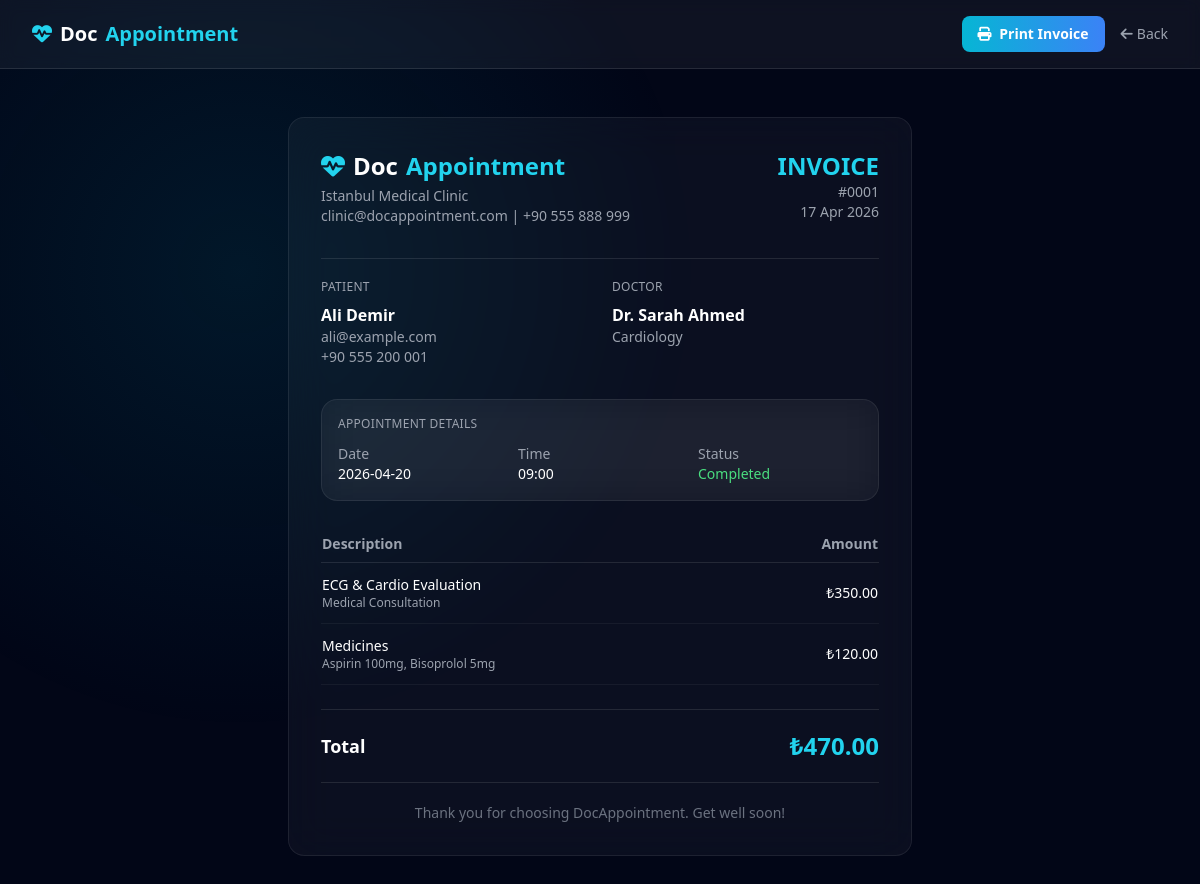
The app's page /invoice/1 (signed in) with its own data.
### app.py (models this page shows, shortened)
class Appointment(db.Model):
    __tablename__ = "appointments"
    id         = db.Column(db.Integer, primary_key=True)
    patient_id = db.Column(db.Integer, db.ForeignKey("users.id"), nullable=False)
    doctor_id  = db.Column(db.Integer, db.ForeignKey("doctors.id"), nullable=False)
    appt_date  = db.Column(db.String(20), nullable=False)
    appt_time  = db.Column(db.String(10), nullable=False)
    status     = db.Column(db.String(20), default="pending")
    notes      = db.Column(db.Text, default="")
    created_at = db.Column(db.DateTime, default=datetime.utcnow)
    invoice    = db.relationship("Invoice", backref="appointment", uselist=False, lazy=True)

class Invoice(db.Model):
    __tablename__ = "invoices"
    id             = db.Column(db.Integer, primary_key=True)
    appointment_id = db.Column(db.Integer, db.ForeignKey("appointments.id"), nullable=False)
    treatment      = db.Column(db.String(200), default="General Consultation")
    medicines      = db.Column(db.String(300), default="")
    consultation   = db.Column(db.Float, default=0.0)
    medicine_cost  = db.Column(db.Float, default=0.0)
    total_cost     = db.Column(db.Float, default=0.0)
    created_at     = db.Column(db.DateTime, default=datetime.utcnow)

class User(db.Model):
    __tablename__ = "users"
    id            = db.Column(db.Integer, primary_key=True)
    name          = db.Column(db.String(120), nullable=False)
    email         = db.Column(db.String(120), unique=True, nullable=False)
    password_hash = db.Column(db.String(256), nullable=False)
    phone         = db.Column(db.String(20))
    dob           = db.Column(db.String(20))
    gender        = db.Column(db.String(10))
    role          = db.Column(db.String(10), default="patient")
    created_at    = db.Column(db.DateTime, default=datetime.utcnow)
    appointments   = db.relationship("Appointment", foreign_keys="Appointment.patient_id", backref="patient", lazy=True)
    doctor_profile = db.relationship("Doctor", backref="user", uselist=False, lazy=True)

class Doctor(db.Model):
    __tablename__ = "doctors"
    id             = db.Column(db.Integer, primary_key=True)
    user_id        = db.Column(db.Integer, db.ForeignKey("users.id"), nullable=False)
    specialty      = db.Column(db.String(100), nullable=False)
    bio            = db.Column(db.Text, default="")
    available_days = db.Column(db.String(100), default="Mon,Tue,Wed,Thu,Fri")
    image_url      = db.Column(db.String(255), default="")
    appointments   = db.relationship("Appointment", foreign_keys="Appointment.doctor_id", backref="doctor", lazy=True)

### app.py (the view)
@app.route("/invoice/<int:appt_id>")
@login_required
def invoice(appt_id):
    appt = Appointment.query.get_or_404(appt_id)
    if session["user_id"] != appt.patient_id and session.get("role") not in ("admin", "doctor"):
        flash("Not authorized.", "danger")
        return redirect(url_for("dashboard"))
    inv = appt.invoice
    return render_template("invoice.html", appointment=appt, invoice=inv)

### app.py (called while the page is built)
def login_required(f):
    @wraps(f)
    def decorated(*args, **kwargs):
        if "user_id" not in session:
            flash("Please log in to continue.", "warning")
            return redirect(url_for("login"))
        return f(*args, **kwargs)
    return decorated

### templates/invoice.html (shortened to what this page needs)
<!DOCTYPE html>
<html lang="en">
<head>
<script src="https://cdn.tailwindcss.com"></script>
<link rel="stylesheet" href="https://cdnjs.cloudflare.com/ajax/libs/font-awesome/6.5.0/css/all.min.css">
</head>
<body>
<nav class="px-8 py-4 flex justify-between items-center bg-white/5 backdrop-blur border-b border-white/10 no-print">
    <a href="{{ url_for('index') }}" class="flex items-center gap-2 text-xl font-bold">
        <i class="fa-solid fa-heart-pulse text-cyan-400"></i>
        Doc<span class="text-cyan-400">Appointment</span>
    </a>
    <div class="flex gap-4 text-sm">
        <button onclick="window.print()"
                class="px-4 py-2 rounded-lg bg-gradient-to-r from-cyan-500 to-blue-500 text-white font-semibold hover:opacity-90 transition">
            <i class="fa-solid fa-print mr-1"></i> Print Invoice
        </button>
        <a href="{{ url_for('dashboard') }}" class="text-gray-400 hover:text-white flex items-center gap-1">
            <i class="fa-solid fa-arrow-left"></i> Back
        </a>
    </div>
</nav>
<main class="max-w-2xl mx-auto px-6 py-12">
    <div class="glass p-8">
        <div class="flex justify-between items-start mb-8">
            <div>
                <div class="flex items-center gap-2 text-2xl font-bold mb-1">
                    <i class="fa-solid fa-heart-pulse text-cyan-400"></i>
                    Doc<span class="text-cyan-400">Appointment</span>
                </div>
                <p class="text-gray-400 text-sm">Istanbul Medical Clinic</p>
                <p class="text-gray-400 text-sm">clinic@docappointment.com | +90 555 888 999</p>
            </div>
            <div class="text-right">
                <div class="text-2xl font-bold text-cyan-400">INVOICE</div>
                <div class="text-gray-400 text-sm">#{{ '%04d' % appointment.id }}</div>
                {% if invoice %}
                <div class="text-gray-400 text-sm">{{ invoice.created_at.strftime('%d %b %Y') }}</div>
                {% endif %}
            </div>
        </div>
        <hr class="divider">
        <div class="grid grid-cols-2 gap-6 mb-8">
            <div>
                <p class="text-gray-400 text-xs uppercase tracking-wide mb-2">Patient</p>
                <p class="font-semibold">{{ appointment.patient.name }}</p>
                <p class="text-gray-400 text-sm">{{ appointment.patient.email }}</p>
                <p class="text-gray-400 text-sm">{{ appointment.patient.phone }}</p>
            </div>
            <div>
                <p class="text-gray-400 text-xs uppercase tracking-wide mb-2">Doctor</p>
                <p class="font-semibold">Dr. {{ appointment.doctor.user.name }}</p>
                <p class="text-gray-400 text-sm">{{ appointment.doctor.specialty }}</p>
            </div>
        </div>
        <div class="glass p-4 mb-8">
            <p class="text-gray-400 text-xs uppercase tracking-wide mb-3">Appointment Details</p>
            <div class="grid grid-cols-3 gap-4 text-sm">
                <div>
                    <p class="text-gray-400">Date</p>
                    <p class="font-medium">{{ appointment.appt_date }}</p>
                </div>
                <div>
                    <p class="text-gray-400">Time</p>
                    <p class="font-medium">{{ appointment.appt_time }}</p>
                </div>
                <div>
                    <p class="text-gray-400">Status</p>
                    <p class="font-medium text-green-400">{{ appointment.status|capitalize }}</p>
                </div>
            </div>
        </div>
        {% if invoice %}
        <table class="w-full text-sm mb-6">
            <thead>
                <tr class="text-gray-400 border-b border-white/10 text-left">
                    <th class="pb-2">Description</th>
                    <th class="pb-2 text-right">Amount</th>
                </tr>
            </thead>
            <tbody>
                <tr class="border-b border-white/5">
                    <td class="py-3">
                        <p class="font-medium">{{ invoice.treatment }}</p>
                        <p class="text-gray-400 text-xs">Medical Consultation</p>
                    </td>
                    <td class="py-3 text-right">₺{{ "%.2f"|format(invoice.consultation) }}</td>
                </tr>
                {% if invoice.medicines %}
                <tr class="border-b border-white/5">
                    <td class="py-3">
                        <p class="font-medium">Medicines</p>
                        <p class="text-gray-400 text-xs">{{ invoice.medicines }}</p>
                    </td>
                    <td class="py-3 text-right">₺{{ "%.2f"|format(invoice.medicine_cost) }}</td>
                </tr>
                {% endif %}
            </tbody>
        </table>
        <hr class="divider">
        <div class="flex justify-between items-center">
            <span class="text-lg font-semibold">Total</span>
            <span class="text-2xl font-bold text-cyan-400">₺{{ "%.2f"|format(invoice.total_cost) }}</span>
        </div>
        {% else %}
        <div class="text-center py-8 text-gray-500">
            <i class="fa-solid fa-clock text-3xl mb-3"></i>
            <p>Invoice will be generated when your appointment is completed.</p>
        </div>
        {% endif %}
        <hr class="divider">
        <p class="text-center text-gray-500 text-sm">Thank you for choosing DocAppointment. Get well soon!</p>
    </div>
</main>
</body>
</html>

### templates/invoice.html (style rules this page uses)
body { margin:0; font-family:system-ui,-apple-system,sans-serif; background:#020617; color:white; min-height:100vh; }
body::before { content:""; position:fixed; inset:0; background:radial-gradient(circle at 20% 30%,rgba(6,182,212,0.10),transparent 40%); z-index:-1; }
.glass { background:rgba(255,255,255,0.04); backdrop-filter:blur(20px); border-radius:16px; border:1px solid rgba(255,255,255,0.08); }
.divider { border:none; border-top:1px solid rgba(255,255,255,0.1); margin:20px 0; }

### records on screen
Appointment: id "0001", appt_date "2026-04-20", appt_time "09:00", status "Completed"
Invoice: created_at "17 Apr 2026", treatment "ECG & Cardio Evaluation", consultation "350.00", medicines "Aspirin 100mg, Bisoprolol 5mg", medicine_cost "120.00", total_cost "470.00"
User: patient.name "Ali Demir", patient.email "ali@example.com", patient.phone "+90 555 200 001"
User: doctor.user.name "Sarah Ahmed"
Doctor: doctor.specialty "Cardiology"
